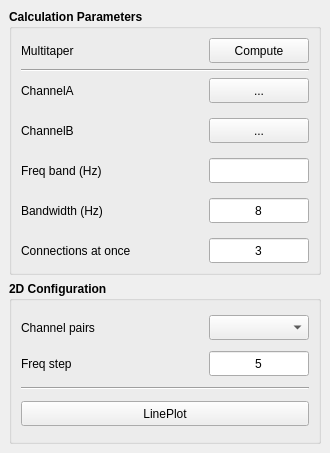
<?xml version="1.0" encoding="UTF-8"?>
<ui version="4.0">
 <class>MainWindow</class>
 <widget class="QMainWindow" name="MainWindow">
  <property name="geometry">
   <rect>
    <x>0</x>
    <y>0</y>
    <width>330</width>
    <height>453</height>
   </rect>
  </property>
  <property name="maximumSize">
   <size>
    <width>330</width>
    <height>453</height>
   </size>
  </property>
  <property name="font">
   <font>
    <family>Ubuntu</family>
   </font>
  </property>
  <property name="windowTitle">
   <string>MainWindow</string>
  </property>
  <widget class="QWidget" name="centralwidget">
   <layout class="QVBoxLayout" name="verticalLayout_5">
    <item>
     <widget class="QGroupBox" name="groupBox">
      <property name="font">
       <font>
        <weight>75</weight>
        <bold>true</bold>
       </font>
      </property>
      <property name="title">
       <string>Calculation Parameters</string>
      </property>
      <layout class="QVBoxLayout" name="verticalLayout_3">
       <item>
        <layout class="QHBoxLayout" name="horizontalLayout_5">
         <item>
          <widget class="QLabel" name="Multitaper_method_lb">
           <property name="minimumSize">
            <size>
             <width>0</width>
             <height>25</height>
            </size>
           </property>
           <property name="maximumSize">
            <size>
             <width>16777215</width>
             <height>25</height>
            </size>
           </property>
           <property name="font">
            <font>
             <weight>50</weight>
             <bold>false</bold>
            </font>
           </property>
           <property name="text">
            <string>Multitaper</string>
           </property>
          </widget>
         </item>
         <item>
          <spacer name="horizontalSpacer_2">
           <property name="orientation">
            <enum>Qt::Horizontal</enum>
           </property>
           <property name="sizeHint" stdset="0">
            <size>
             <width>40</width>
             <height>20</height>
            </size>
           </property>
          </spacer>
         </item>
         <item>
          <widget class="QPushButton" name="_compute_btn">
           <property name="minimumSize">
            <size>
             <width>100</width>
             <height>25</height>
            </size>
           </property>
           <property name="maximumSize">
            <size>
             <width>100</width>
             <height>25</height>
            </size>
           </property>
           <property name="font">
            <font>
             <weight>50</weight>
             <bold>false</bold>
            </font>
           </property>
           <property name="text">
            <string>Compute</string>
           </property>
           <property name="shortcut">
            <string>Return</string>
           </property>
          </widget>
         </item>
        </layout>
       </item>
       <item>
        <widget class="Line" name="line">
         <property name="orientation">
          <enum>Qt::Horizontal</enum>
         </property>
        </widget>
       </item>
       <item>
        <layout class="QHBoxLayout" name="horizontalLayout">
         <property name="spacing">
          <number>35</number>
         </property>
         <item>
          <layout class="QVBoxLayout" name="verticalLayout_2">
           <property name="spacing">
            <number>15</number>
           </property>
           <item>
            <widget class="QLabel" name="_chanA_lb">
             <property name="minimumSize">
              <size>
               <width>100</width>
               <height>25</height>
              </size>
             </property>
             <property name="maximumSize">
              <size>
               <width>100</width>
               <height>25</height>
              </size>
             </property>
             <property name="font">
              <font>
               <family>Ubuntu</family>
               <pointsize>9</pointsize>
               <weight>50</weight>
               <italic>false</italic>
               <bold>false</bold>
              </font>
             </property>
             <property name="text">
              <string>ChannelA</string>
             </property>
            </widget>
           </item>
           <item>
            <widget class="QLabel" name="_chanB_lb">
             <property name="minimumSize">
              <size>
               <width>100</width>
               <height>25</height>
              </size>
             </property>
             <property name="maximumSize">
              <size>
               <width>100</width>
               <height>25</height>
              </size>
             </property>
             <property name="font">
              <font>
               <family>Ubuntu</family>
               <pointsize>9</pointsize>
               <weight>50</weight>
               <italic>false</italic>
               <bold>false</bold>
              </font>
             </property>
             <property name="text">
              <string>ChannelB</string>
             </property>
            </widget>
           </item>
           <item>
            <widget class="QLabel" name="_freq_band_lb">
             <property name="minimumSize">
              <size>
               <width>0</width>
               <height>25</height>
              </size>
             </property>
             <property name="maximumSize">
              <size>
               <width>16777215</width>
               <height>25</height>
              </size>
             </property>
             <property name="font">
              <font>
               <weight>50</weight>
               <bold>false</bold>
              </font>
             </property>
             <property name="text">
              <string>Freq band (Hz)</string>
             </property>
            </widget>
           </item>
           <item>
            <widget class="QLabel" name="_bandwidth_lb">
             <property name="minimumSize">
              <size>
               <width>100</width>
               <height>25</height>
              </size>
             </property>
             <property name="maximumSize">
              <size>
               <width>200</width>
               <height>25</height>
              </size>
             </property>
             <property name="font">
              <font>
               <family>Ubuntu</family>
               <pointsize>9</pointsize>
               <weight>50</weight>
               <italic>false</italic>
               <bold>false</bold>
              </font>
             </property>
             <property name="text">
              <string>Bandwidth (Hz)</string>
             </property>
            </widget>
           </item>
           <item>
            <widget class="QLabel" name="_n_jobs_lb">
             <property name="minimumSize">
              <size>
               <width>100</width>
               <height>25</height>
              </size>
             </property>
             <property name="maximumSize">
              <size>
               <width>2000</width>
               <height>25</height>
              </size>
             </property>
             <property name="font">
              <font>
               <family>Ubuntu</family>
               <pointsize>9</pointsize>
               <weight>50</weight>
               <italic>false</italic>
               <bold>false</bold>
              </font>
             </property>
             <property name="text">
              <string>Connections at once</string>
             </property>
            </widget>
           </item>
          </layout>
         </item>
         <item>
          <layout class="QVBoxLayout" name="verticalLayout">
           <property name="spacing">
            <number>15</number>
           </property>
           <item>
            <widget class="QToolButton" name="_select_chanA_btn">
             <property name="minimumSize">
              <size>
               <width>100</width>
               <height>25</height>
              </size>
             </property>
             <property name="maximumSize">
              <size>
               <width>100</width>
               <height>25</height>
              </size>
             </property>
             <property name="font">
              <font>
               <weight>50</weight>
               <bold>false</bold>
              </font>
             </property>
             <property name="text">
              <string>...</string>
             </property>
            </widget>
           </item>
           <item>
            <widget class="QToolButton" name="_select_chanB_btn">
             <property name="minimumSize">
              <size>
               <width>100</width>
               <height>25</height>
              </size>
             </property>
             <property name="maximumSize">
              <size>
               <width>100</width>
               <height>25</height>
              </size>
             </property>
             <property name="font">
              <font>
               <weight>50</weight>
               <bold>false</bold>
              </font>
             </property>
             <property name="text">
              <string>...</string>
             </property>
            </widget>
           </item>
           <item>
            <widget class="QLineEdit" name="_freq_band_le">
             <property name="minimumSize">
              <size>
               <width>100</width>
               <height>25</height>
              </size>
             </property>
             <property name="maximumSize">
              <size>
               <width>100</width>
               <height>25</height>
              </size>
             </property>
             <property name="font">
              <font>
               <weight>50</weight>
               <bold>false</bold>
              </font>
             </property>
             <property name="focusPolicy">
              <enum>Qt::ClickFocus</enum>
             </property>
             <property name="alignment">
              <set>Qt::AlignCenter</set>
             </property>
            </widget>
           </item>
           <item>
            <widget class="QLineEdit" name="_bandwidth_le">
             <property name="minimumSize">
              <size>
               <width>100</width>
               <height>25</height>
              </size>
             </property>
             <property name="maximumSize">
              <size>
               <width>100</width>
               <height>25</height>
              </size>
             </property>
             <property name="font">
              <font>
               <weight>50</weight>
               <bold>false</bold>
              </font>
             </property>
             <property name="focusPolicy">
              <enum>Qt::ClickFocus</enum>
             </property>
             <property name="text">
              <string>8</string>
             </property>
             <property name="alignment">
              <set>Qt::AlignCenter</set>
             </property>
            </widget>
           </item>
           <item>
            <widget class="QLineEdit" name="_n_jobs_le">
             <property name="minimumSize">
              <size>
               <width>100</width>
               <height>25</height>
              </size>
             </property>
             <property name="maximumSize">
              <size>
               <width>100</width>
               <height>25</height>
              </size>
             </property>
             <property name="font">
              <font>
               <weight>50</weight>
               <bold>false</bold>
              </font>
             </property>
             <property name="focusPolicy">
              <enum>Qt::ClickFocus</enum>
             </property>
             <property name="text">
              <string>3</string>
             </property>
             <property name="alignment">
              <set>Qt::AlignCenter</set>
             </property>
            </widget>
           </item>
          </layout>
         </item>
        </layout>
       </item>
      </layout>
     </widget>
    </item>
    <item>
     <widget class="QGroupBox" name="groupBox_2">
      <property name="font">
       <font>
        <weight>75</weight>
        <bold>true</bold>
       </font>
      </property>
      <property name="title">
       <string>2D Configuration</string>
      </property>
      <layout class="QVBoxLayout" name="verticalLayout_4">
       <item>
        <layout class="QHBoxLayout" name="horizontalLayout_2">
         <property name="spacing">
          <number>35</number>
         </property>
         <item>
          <widget class="QLabel" name="_select_chan_pair_lb">
           <property name="minimumSize">
            <size>
             <width>0</width>
             <height>25</height>
            </size>
           </property>
           <property name="maximumSize">
            <size>
             <width>300</width>
             <height>25</height>
            </size>
           </property>
           <property name="font">
            <font>
             <family>Ubuntu</family>
             <pointsize>9</pointsize>
             <weight>50</weight>
             <italic>false</italic>
             <bold>false</bold>
            </font>
           </property>
           <property name="text">
            <string>Channel pairs</string>
           </property>
          </widget>
         </item>
         <item>
          <widget class="QComboBox" name="_select_chan_pair_cbx">
           <property name="minimumSize">
            <size>
             <width>100</width>
             <height>25</height>
            </size>
           </property>
           <property name="maximumSize">
            <size>
             <width>100</width>
             <height>25</height>
            </size>
           </property>
           <property name="font">
            <font>
             <weight>50</weight>
             <bold>false</bold>
            </font>
           </property>
          </widget>
         </item>
        </layout>
       </item>
       <item>
        <layout class="QHBoxLayout" name="horizontalLayout_3">
         <property name="spacing">
          <number>35</number>
         </property>
         <item>
          <widget class="QLabel" name="_freq_step_lb">
           <property name="minimumSize">
            <size>
             <width>0</width>
             <height>25</height>
            </size>
           </property>
           <property name="maximumSize">
            <size>
             <width>300</width>
             <height>25</height>
            </size>
           </property>
           <property name="font">
            <font>
             <family>Ubuntu</family>
             <pointsize>9</pointsize>
             <weight>50</weight>
             <italic>false</italic>
             <bold>false</bold>
            </font>
           </property>
           <property name="text">
            <string>Freq step</string>
           </property>
          </widget>
         </item>
         <item>
          <widget class="QLineEdit" name="_freq_step_le">
           <property name="minimumSize">
            <size>
             <width>100</width>
             <height>25</height>
            </size>
           </property>
           <property name="maximumSize">
            <size>
             <width>100</width>
             <height>25</height>
            </size>
           </property>
           <property name="font">
            <font>
             <weight>50</weight>
             <bold>false</bold>
            </font>
           </property>
           <property name="focusPolicy">
            <enum>Qt::ClickFocus</enum>
           </property>
           <property name="text">
            <string>5</string>
           </property>
           <property name="alignment">
            <set>Qt::AlignCenter</set>
           </property>
          </widget>
         </item>
        </layout>
       </item>
       <item>
        <widget class="Line" name="line_2">
         <property name="orientation">
          <enum>Qt::Horizontal</enum>
         </property>
        </widget>
       </item>
       <item>
        <widget class="QPushButton" name="_lineplot_btn">
         <property name="minimumSize">
          <size>
           <width>120</width>
           <height>25</height>
          </size>
         </property>
         <property name="maximumSize">
          <size>
           <width>500</width>
           <height>25</height>
          </size>
         </property>
         <property name="font">
          <font>
           <weight>50</weight>
           <bold>false</bold>
          </font>
         </property>
         <property name="text">
          <string>LinePlot</string>
         </property>
        </widget>
       </item>
      </layout>
     </widget>
    </item>
   </layout>
  </widget>
 </widget>
 <resources/>
 <connections/>
</ui>
